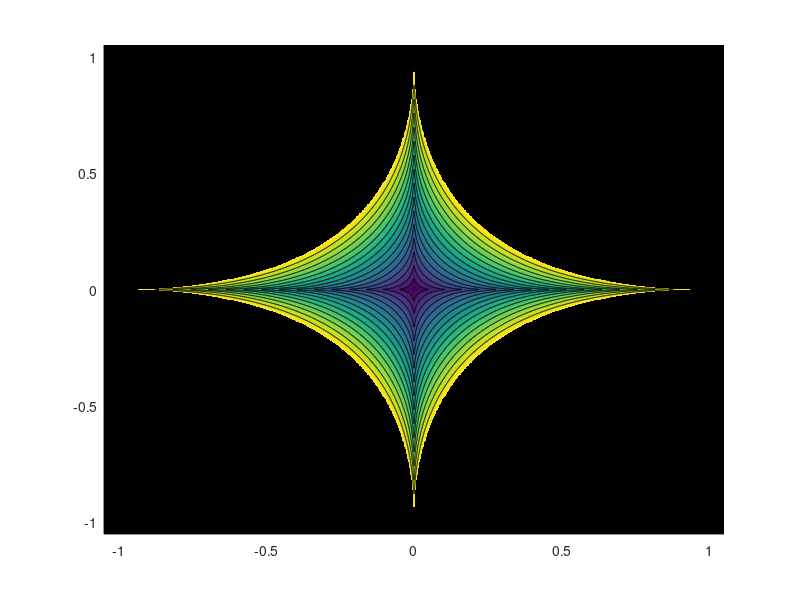

This chart was generated by the following MATLAB code: (Note: this script raises an error after producing the figure.)

rep = '../results/lp-balls/';
[~,~] = mkdir(rep);


q = 1024;
a = 1.05;
t = linspace(-a,a,q);
[Y,X] = meshgrid(t,t);

plist = [0.1:.1:4 50];
plist = [.5 .75 1 1.5 2 4 Inf];
vmax = 1;

for i=1:length(plist)
    p = plist(i);
    if p~=Inf
        F = ( abs(X).^p + abs(Y).^p).^(1/p);
    else
        F = max(abs(X),abs(Y));
    end
    F(F>vmax)=NaN;
    % draw
    r = 15;
    v = linspace(0,vmax,r+2);
    clf; hold on;
    imagesc(t,t,F');
    contour(t,t,F',v, 'k');
    CM = parula(r+1);
    colormap(CM);
    caxis([0,vmax]);
    axis equal; axis off;
    drawnow;
    saveas(gcf, [rep 'ball-' num2str(p) '.png'], 'png');
end